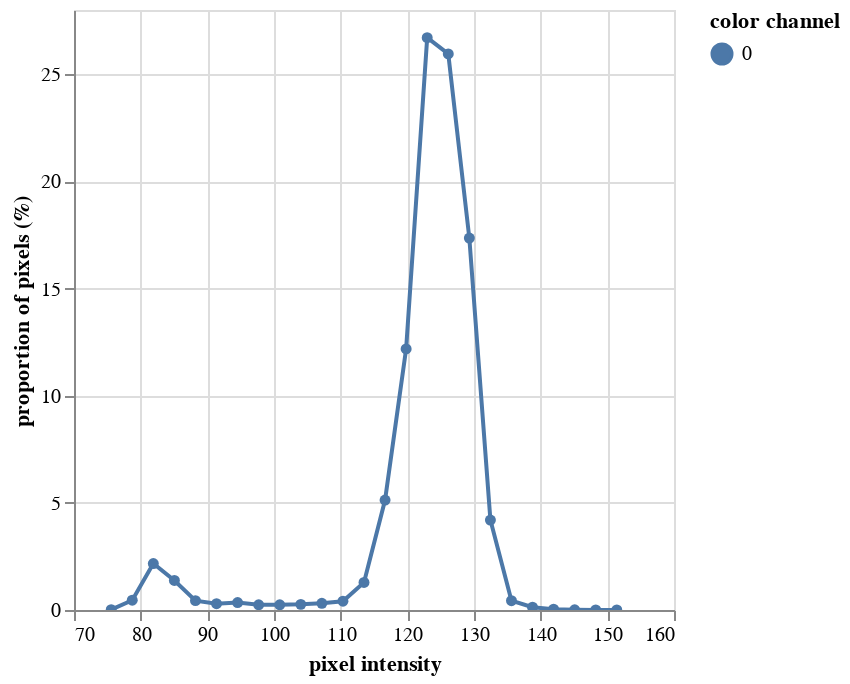

Source (notebook cell):
### Markdown cell above
## Visualize the distribution of grayscale values

A histogram can be used to visualize the distribution of values
in an image. The histogram can aid in the selection of a
threshold value. This is NOT helpful in parallel, only while building a workflow. 

For this image, the large peak between 100-140 are from the
brighter background pixels. The smaller peak between 80-90
are the darker plant pixels.

### Code cell
hist = pcv.visualize.histogram(img=a, bins=25)

### Figure 1 — Vega-Lite specification as saved in the notebook (floating-point values rounded to 4 significant figures)
{"config": {"view": {"continuousWidth": 300, "continuousHeight": 300}}, "data": {"name": "data-bb703b01545706da40af27104080036c"}, "mark": {"type": "line", "point": true}, "encoding": {"color": {"field": "color channel", "type": "nominal"}, "tooltip": [{"field": "pixel intensity", "type": "quantitative"}, {"field": "proportion of pixels (%)", "type": "quantitative"}], "x": {"field": "pixel intensity", "type": "quantitative"}, "y": {"field": "proportion of pixels (%)", "type": "quantitative"}}, "params": [{"name": "param_1", "select": {"type": "interval", "encodings": ["x", "y"]}, "bind": "scales"}], "$schema": "https://vega.github.io/schema/vega-lite/v5.8.0.json", "datasets": {"data-bb703b01545706da40af27104080036c": [{"pixel intensity": 75.58, "proportion of pixels (%)": 0.01611, "hist_count": 812, "color channel": "0"}, {"pixel intensity": 78.74, "proportion of pixels (%)": 0.4553, "hist_count": 22941, "color channel": "0"}, {"pixel intensity": 81.9, "proportion of pixels (%)": 2.17, "hist_count": 109327, "color channel": "0"}, {"pixel intensity": 85.06, "proportion of pixels (%)": 1.38, "hist_count": 69524, "color channel": "0"}, {"pixel intensity": 88.22, "proportion of pixels (%)": 0.4374, "hist_count": 22042, "color channel": "0"}, {"pixel intensity": 91.38, "proportion of pixels (%)": 0.2964, "hist_count": 14936, "color channel": "0"}, {"pixel intensity": 94.54, "proportion of pixels (%)": 0.3464, "hist_count": 17455, "color channel": "0"}, {"pixel intensity": 97.7, "proportion of pixels (%)": 0.2449, "hist_count": 12338, "color channel": "0"}, {"pixel intensity": 100.9, "proportion of pixels (%)": 0.2446, "hist_count": 12326, "color channel": "0"}, {"pixel intensity": 104.0, "proportion of pixels (%)": 0.2627, "hist_count": 13239, "color channel": "0"}, {"pixel intensity": 107.2, "proportion of pixels (%)": 0.3104, "hist_count": 15641, "color channel": "0"}, {"pixel intensity": 110.3, "proportion of pixels (%)": 0.4089, "hist_count": 20602, "color channel": "0"}, {"pixel intensity": 113.5, "proportion of pixels (%)": 1.287, "hist_count": 64851, "color channel": "0"}, {"pixel intensity": 116.7, "proportion of pixels (%)": 5.132, "hist_count": 258613, "color channel": "0"}, {"pixel intensity": 119.8, "proportion of pixels (%)": 12.19, "hist_count": 613997, "color channel": "0"}, {"pixel intensity": 123.0, "proportion of pixels (%)": 26.71, "hist_count": 1345687, "color channel": "0"}, {"pixel intensity": 126.1, "proportion of pixels (%)": 25.95, "hist_count": 1307657, "color channel": "0"}, {"pixel intensity": 129.3, "proportion of pixels (%)": 17.36, "hist_count": 874504, "color channel": "0"}, {"pixel intensity": 132.5, "proportion of pixels (%)": 4.199, "hist_count": 211591, "color channel": "0"}, {"pixel intensity": 135.6, "proportion of pixels (%)": 0.4322, "hist_count": 21777, "color channel": "0"}, {"pixel intensity": 138.8, "proportion of pixels (%)": 0.1292, "hist_count": 6512, "color channel": "0"}, {"pixel intensity": 141.9, "proportion of pixels (%)": 0.03584, "hist_count": 1806, "color channel": "0"}, {"pixel intensity": 145.1, "proportion of pixels (%)": 0.01014, "hist_count": 511, "color channel": "0"}, {"pixel intensity": 148.3, "proportion of pixels (%)": 0.002878, "hist_count": 145, "color channel": "0"}, {"pixel intensity": 151.4, "proportion of pixels (%)": 0.0002778, "hist_count": 14, "color channel": "0"}]}}
